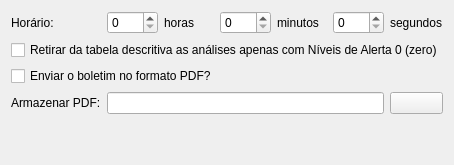
              <widget class="QWidget" name="bulletimTab">
               <attribute name="title">
                <string>Boletim</string>
               </attribute>
               <layout class="QGridLayout" name="gridLayout_6">
                <item row="3" column="0">
                 <widget class="QLabel" name="label_54">
                  <property name="text">
                   <string>Armazenar PDF:</string>
                  </property>
                 </widget>
                </item>
                <item row="4" column="1">
                 <spacer>
                  <property name="orientation">
                   <enum>Qt::Vertical</enum>
                  </property>
                  <property name="sizeHint" stdset="0">
                   <size>
                    <width>20</width>
                    <height>40</height>
                   </size>
                  </property>
                 </spacer>
                </item>
                <item row="0" column="4">
                 <widget class="QLabel" name="label_43">
                  <property name="text">
                   <string>minutos</string>
                  </property>
                 </widget>
                </item>
                <item row="3" column="1" colspan="5">
                 <widget class="QLineEdit" name="pdfPathLed"/>
                </item>
                <item row="0" column="0">
                 <widget class="QLabel" name="label_44">
                  <property name="text">
                   <string>Horário:</string>
                  </property>
                 </widget>
                </item>
                <item row="0" column="1">
                 <widget class="QSpinBox" name="notifIntervalBulletinHouSpb">
                  <property name="maximum">
                   <number>23</number>
                  </property>
                 </widget>
                </item>
                <item row="0" column="6">
                 <widget class="QLabel" name="label_42">
                  <property name="text">
                   <string>segundos</string>
                  </property>
                 </widget>
                </item>
                <item row="1" column="0" colspan="7">
                 <widget class="QCheckBox" name="removeZeroChk">
                  <property name="text">
                   <string>Retirar da tabela descritiva as análises apenas com Níveis de Alerta 0 (zero)</string>
                  </property>
                 </widget>
                </item>
                <item row="2" column="0" colspan="5">
                 <widget class="QCheckBox" name="bulletinPDFChk">
                  <property name="text">
                   <string>Enviar o boletim no formato PDF?</string>
                  </property>
                 </widget>
                </item>
                <item row="0" column="2">
                 <widget class="QLabel" name="label_45">
                  <property name="sizePolicy">
                   <sizepolicy hsizetype="Minimum" vsizetype="Preferred">
                    <horstretch>0</horstretch>
                    <verstretch>0</verstretch>
                   </sizepolicy>
                  </property>
                  <property name="text">
                   <string>horas</string>
                  </property>
                 </widget>
                </item>
                <item row="0" column="5">
                 <widget class="QSpinBox" name="notifIntervalBulletinSecSpb">
                  <property name="maximum">
                   <number>59</number>
                  </property>
                 </widget>
                </item>
                <item row="0" column="3">
                 <widget class="QSpinBox" name="notifIntervalBulletinMinSpb">
                  <property name="maximum">
                   <number>59</number>
                  </property>
                 </widget>
                </item>
                <item row="3" column="6">
                 <widget class="QPushButton" name="selectPDFDirectoryBtn">
                  <property name="text">
                   <string/>
                  </property>
                  <property name="icon">
                   <iconset theme="open-config">
                    <normaloff/>
                   </iconset>
                  </property>
                 </widget>
                </item>
               </layout>
              </widget>
